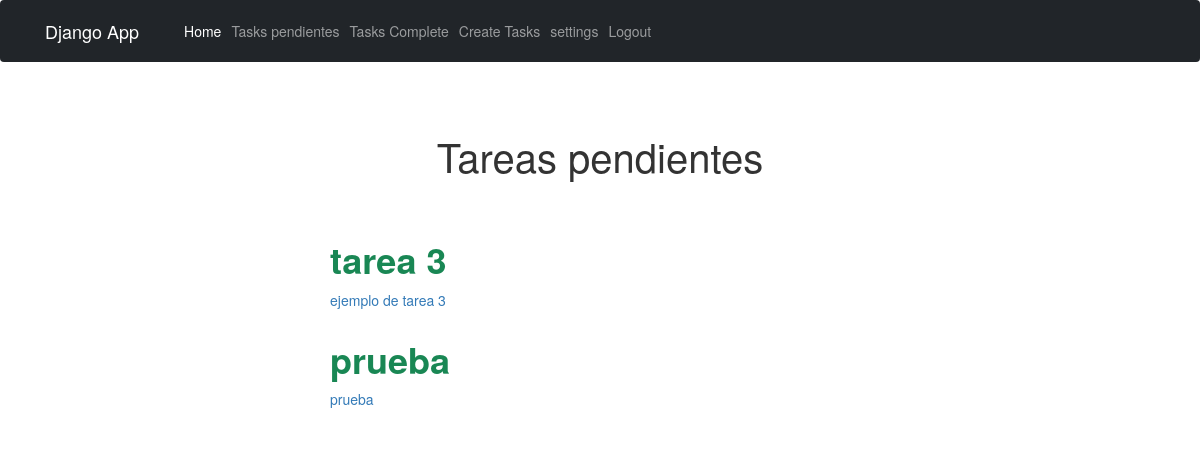
Screenshot of /tasks/ (signed in) with the database file from the repository.
### tasks/models.py (models this page shows, shortened)
class Task(models.Model):
    title = models.CharField(max_length=100)
    description = models.TextField(blank=True)
    created = models.DateTimeField(auto_now_add=True)
    datecompleted = models.DateTimeField(null=True, blank=True)
    important = models.BooleanField(default=False)
    user = models.ForeignKey(User, on_delete=models.CASCADE)

### tasks/views.py (the view)
# urls.py: path('tasks/', views.tasks, name='tasks'),
@login_required
def tasks(request):
    tasks = Task.objects.filter(user=request.user, datecompleted__isnull=True)
    return render(request, 'tasks.html', {'tasks': tasks} )

### tasks/templates/tasks.html (shortened to what this page needs)
{% extends 'base.html' %}
{% block content %}
<main class="container">
    <div class="row">
        <div class="col-md-6 offset-md-3">
            <h1 class="text-center display-3 py-5">Tareas pendientes</h1>
            <ul class="list-group">
                {% for task in tasks %}
                <a class="list-group-items" style="text-decoration: none;" href="{%  url 'task_detail' task.id %}">
                    <header class="d-flex justify-content-between">
                        {% if task.important %}
                        <h1 class="fw-bold text-success">{{task.title}}</h1>
                        {% else %}
                        <h1 class="fw-bold">{{task.title}}</h1>
                        <p>{{task.user.username}}</p>
                        {% endif %}
                    </header>
                        <p>{{task.description}}</p>
                </a>
                {% endfor %}
            </ul>
        </div>
    </div>
</main>
{% endblock %}

### rows the page displays
Task: title "tarea 3", description "ejemplo de tarea 3"
Task: title "prueba", description "prueba"
